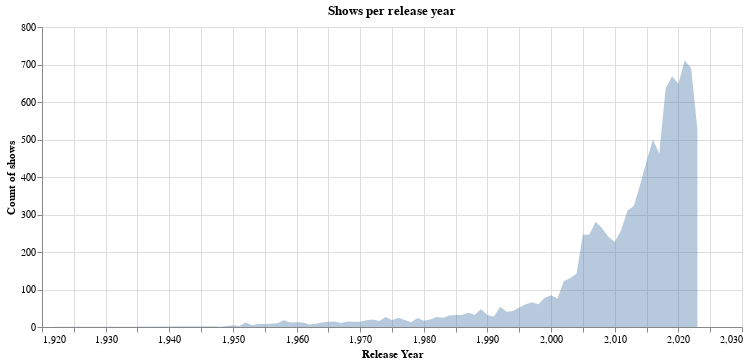

Write notebook code for a chart like this one.
### Markdown cell above
## 3) Time trend (Altair)
Shows counts per release_year (Altair for small interactive embeddable chart).

### Code cell
if 'release_year' in df.columns:
    df_year = df.copy()
    df_year['release_year'] = pd.to_numeric(df_year['release_year'], errors='coerce')
    year_counts = df_year.dropna(subset=['release_year']).groupby('release_year').size().reset_index(name='count')
    chart = alt.Chart(year_counts).mark_area(opacity=0.4).encode(
        x=alt.X('release_year:Q', title='Release Year'),
        y=alt.Y('count:Q', title='Count of shows')
    ).properties(title='Shows per release year', width=700, height=300)
    # ensure chart displays in multiple notebook frontends
    try:
        display(chart)
    except Exception:
        chart

### Figure 1 — Vega-Lite specification as saved in the notebook (floating-point values rounded to 4 significant figures)
{"config": {"view": {"continuousWidth": 300, "continuousHeight": 300}}, "data": {"name": "data-263759356e5371e67dba95aa41779ffa"}, "mark": {"type": "area", "opacity": 0.4}, "encoding": {"x": {"field": "release_year", "title": "Release Year", "type": "quantitative"}, "y": {"field": "count", "title": "Count of shows", "type": "quantitative"}}, "height": 300, "title": "Shows per release year", "width": 700, "$schema": "https://vega.github.io/schema/vega-lite/v5.20.1.json", "datasets": {"data-263759356e5371e67dba95aa41779ffa": [{"release_year": 1922.0, "count": 1}, {"release_year": 1929.0, "count": 1}, {"release_year": 1933.0, "count": 1}, {"release_year": 1947.0, "count": 2}, {"release_year": 1948.0, "count": 1}, {"release_year": 1949.0, "count": 3}, {"release_year": 1950.0, "count": 5}, {"release_year": 1951.0, "count": 3}, {"release_year": 1952.0, "count": 12}, {"release_year": 1953.0, "count": 5}, {"release_year": 1954.0, "count": 8}, {"release_year": 1955.0, "count": 8}, {"release_year": 1956.0, "count": 9}, {"release_year": 1957.0, "count": 10}, {"release_year": 1958.0, "count": 18}, {"release_year": 1959.0, "count": 12}, {"release_year": 1960.0, "count": 13}, {"release_year": 1961.0, "count": 12}, {"release_year": 1962.0, "count": 7}, {"release_year": 1963.0, "count": 9}, {"release_year": 1964.0, "count": 12}, {"release_year": 1965.0, "count": 14}, {"release_year": 1966.0, "count": 15}, {"release_year": 1967.0, "count": 11}, {"release_year": 1968.0, "count": 15}, {"release_year": 1969.0, "count": 14}, {"release_year": 1970.0, "count": 14}, {"release_year": 1971.0, "count": 18}, {"release_year": 1972.0, "count": 20}, {"release_year": 1973.0, "count": 16}, {"release_year": 1974.0, "count": 27}, {"release_year": 1975.0, "count": 18}, {"release_year": 1976.0, "count": 25}, {"release_year": 1977.0, "count": 19}, {"release_year": 1978.0, "count": 13}, {"release_year": 1979.0, "count": 24}, {"release_year": 1980.0, "count": 17}, {"release_year": 1981.0, "count": 20}, {"release_year": 1982.0, "count": 27}, {"release_year": 1983.0, "count": 25}, {"release_year": 1984.0, "count": 31}, {"release_year": 1985.0, "count": 32}, {"release_year": 1986.0, "count": 32}, {"release_year": 1987.0, "count": 38}, {"release_year": 1988.0, "count": 33}, {"release_year": 1989.0, "count": 48}, {"release_year": 1990.0, "count": 32}, {"release_year": 1991.0, "count": 28}, {"release_year": 1992.0, "count": 54}, {"release_year": 1993.0, "count": 41}, {"release_year": 1994.0, "count": 43}, {"release_year": 1995.0, "count": 52}, {"release_year": 1996.0, "count": 61}, {"release_year": 1997.0, "count": 66}, {"release_year": 1998.0, "count": 61}, {"release_year": 1999.0, "count": 78}, {"release_year": 2000.0, "count": 85}, {"release_year": 2001.0, "count": 76}, {"release_year": 2002.0, "count": 122}, {"release_year": 2003.0, "count": 131}, {"release_year": 2004.0, "count": 142}, {"release_year": 2005.0, "count": 247}, {"release_year": 2006.0, "count": 246}, {"release_year": 2007.0, "count": 281}, {"release_year": 2008.0, "count": 264}, {"release_year": 2009.0, "count": 241}, {"release_year": 2010.0, "count": 227}, {"release_year": 2011.0, "count": 258}, {"release_year": 2012.0, "count": 311}, {"release_year": 2013.0, "count": 323}, {"release_year": 2014.0, "count": 380}, {"release_year": 2015.0, "count": 442}, {"release_year": 2016.0, "count": 500}, {"release_year": 2017.0, "count": 463}, {"release_year": 2018.0, "count": 636}, {"release_year": 2019.0, "count": 669}, {"release_year": 2020.0, "count": 649}, {"release_year": 2021.0, "count": 711}, {"release_year": 2022.0, "count": 691}, {"release_year": 2023.0, "count": 526}]}}
